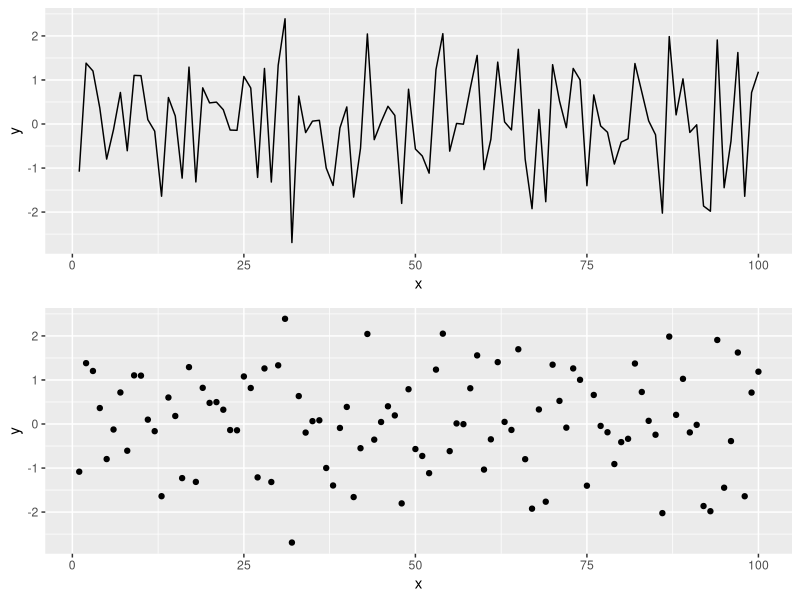
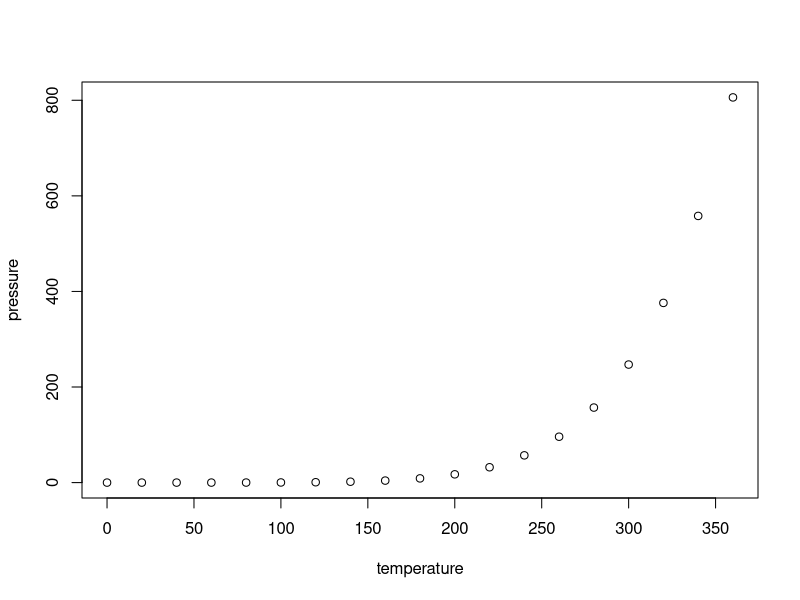

The R script that drew these images, in order:
## ---- chunk 1
knitr::opts_chunk$set(echo = TRUE, 
                      fig.width = 8,
                      fig.height = 8,
                      fig.align = "center")
## ---- chunk 2
library(tidyverse)
library(ggplot2)
library(gridExtra)
## ---- chunk 3
x <- seq(1:100)
y <- rnorm(100) # Generating data form a normal distribution with mean 0 and variance 1
data <- data.frame(x = x, y = y )
p1 = ggplot(data, aes(x= x, y = y)) +
   geom_line()
p2 = ggplot(data, aes(x= x, y = y)) +
   geom_point()
grid.arrange(p1, p2)
## ---- chunk 4
summary(cars)
## ---- chunk 5
plot(pressure)
